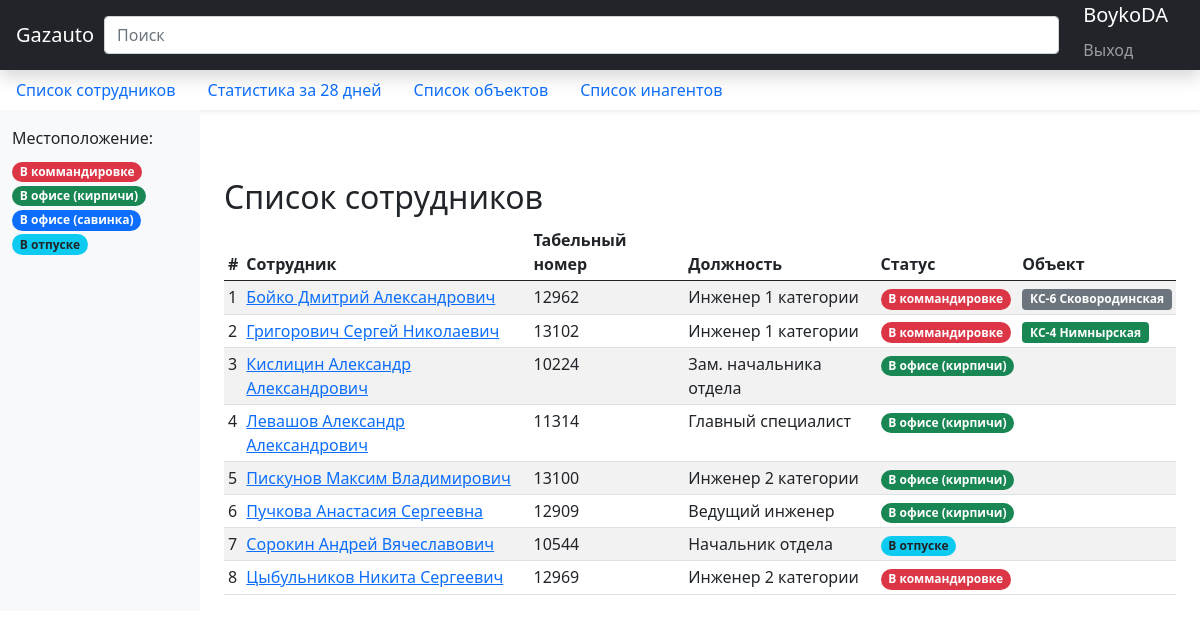
Before: /user/ (signed in) with the older database file.
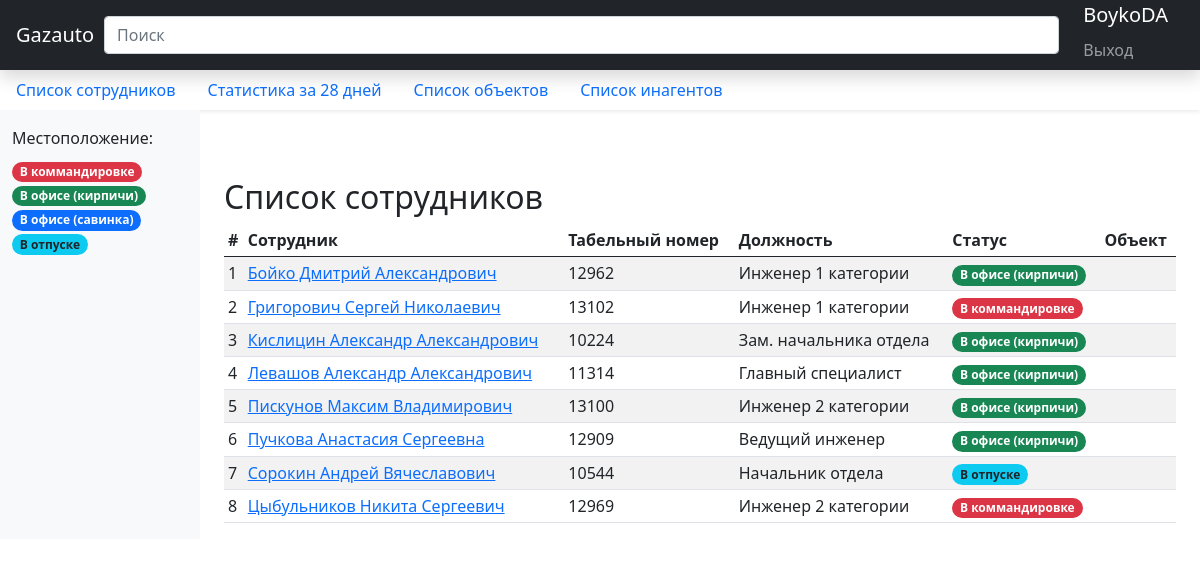
After: the same page with the newer database file.
### statistic_app/models.py (models this page shows, shortened)
class UserLocation(models.Model):
    BOOTSTRAP4_STYLE = [
        ('badge rounded-pill bg-primary', 'синий'),
        ('badge rounded-pill bg-secondary', 'серый'),
        ('badge rounded-pill bg-success', 'зеленый'),
        ('badge rounded-pill bg-info text-dark', 'голубой'),
        ('badge rounded-pill bg-warning text-dark', 'желтый'),
        ('badge rounded-pill bg-danger', 'красный'),
        ('badge rounded-pill bg-light text-dark', 'светлый'),
        ('badge rounded-pill bg-dark', 'темный')
    ]
    location = models.CharField("Местоположение пользователя", max_length=200, unique=True)
    loc_description = models.TextField("Описание местоположение", blank=True, null=True)
    loc_class = models.CharField("Класс bootstrap", max_length=200, choices=BOOTSTRAP4_STYLE,
                                 default='badge badge-pill bg-dark')
    class Meta:
        verbose_name = "Местоположение"
        verbose_name_plural = "Местоположения"

class Profile(models.Model):
    user = models.OneToOneField(User, on_delete=models.SET_NULL, null=True, verbose_name="Пользователь")
    father_name = models.CharField("Отчество", max_length=200, blank=True, null=True)
    tabel_num = models.IntegerField(verbose_name="Табельный номер", default=0)
    position = models.CharField("Должность", max_length=200)
    user_location = models.ForeignKey(UserLocation, verbose_name="Местоположение пользователя",
                                      on_delete=models.SET_NULL, null=True)
    url = models.SlugField(max_length=255, unique=True, db_index=True, verbose_name="URL", default=None, null=True,
                           blank=True)
    phone_number = models.CharField(verbose_name="Телефон(ы)", max_length=200, blank=True, null=True)
    project = models.ForeignKey(Project, verbose_name="Проект",
                                on_delete=models.SET_NULL, blank=True, null=True, related_name='project')
    description = models.TextField("Описание события", null=True, blank=True)
    pub_date = models.DateField('Время события', default=datetime.date.today, blank=False, null=False)
    def get_full_name(self):
        return f"{self.user.last_name} {self.user.first_name} {self.father_name}"
    def get_absolute_url(self):
        return reverse('user_detail', kwargs={'slug': self.url})
    class Meta:
        verbose_name = "Сотрудник"
        verbose_name_plural = "Сотрудники"

class Project(models.Model):
    STATUS_PROJECT = [
        ('Не начат', 'Не начат'),
        ('Подготовка', 'Подготовка'),
        ('В работе', 'В работе'),
        ('Сдан', 'Сдан'),
        ('Тех. обслуживание', 'Тех. обслуживание'),
    ]
    STATUS_STYLE_PROJECT = {
        'Не начат': 'badge bg-danger',
        'Подготовка': 'badge bg-secondary',
        'В работе': 'badge bg-primary',
        'Сдан': 'badge bg-success',
        'Тех. обслуживание': 'badge bg-warning text-dark',
    }
    name = models.CharField("Название", max_length=200, blank=False, null=False, unique=True)
    status = models.CharField("Статус проекта", max_length=200, choices=STATUS_PROJECT,
                              default='Не начат')
    description = models.TextField("Описание события", null=True, blank=True)
    tasks = models.TextField("Задачи", max_length=2000, blank=True, null=True)
    url = models.SlugField(max_length=255, unique=True, db_index=True, verbose_name="URL", default=None, null=True,
                           blank=True)
    class Meta:
        ordering = ['-name']
    def status_style(self):
        return self.STATUS_STYLE_PROJECT[self.status]
    def get_absolute_url(self):
        return reverse('project_detail', kwargs={'slug': self.url})
    class Meta:
        verbose_name = "Проект"
        verbose_name_plural = "Проекты"

### statistic_app/views.py (the view, shortened to what this page needs)
# urls.py: path('user/', UsersView.as_view(), name='user_list'),
class UsersView(LoginRequiredMixin, View):
    login_url = '/accounts/login'
    model = Profile
    template_name = "user/users_list.html"
    paginate_by = 60
    search_quary = ''
    def get(self, request):
        contex = self.get_context_data()
        return render(request, self.template_name, contex)
    def get_queryset(self):
        if self.search_quary:
            queryset = Profile.objects.filter(Q(user__last_name__icontains=self.search_quary) |
                                              Q(user__first_name__icontains=self.search_quary) |
                                              Q(father_name__icontains=self.search_quary) | Q(
                position__icontains=self.search_quary))
        else:
            queryset = Profile.objects.all()
        ordering = sorted(queryset, key=operator.attrgetter('user.username'))
        return ordering
    def get_context_data(self):
        context = {}
        context['profile_list'] = self.get_queryset()
        context['location'] = UserLocation.objects.all()
        context['search_line'] = True
        return context

### templates/user/users_list.html (shortened to what this page needs)
{% extends 'index.html' %}
{% block filter %}
<label class="form-label">Местоположение:</label>
{% for loc in location %}
<div class="">
    <span class="{{ loc.loc_class }}">{{ loc.location }}</span>
</div>
{% endfor %}
{% endblock %}
    {% block contents %}
    <h2>Список сотрудников</h2>
    <div class="table-responsive">
        <table class="table table-striped table-sm">
            <thead>
            <tr>
                <th>#</th>
                <th>Сотрудник</th>
                <th>Табельный номер</th>
                <th>Должность</th>
                <th>Статус</th>
                <th>Объект</th>
            </tr>
            </thead>
            <tbody>
            {% for user in profile_list %}
            <tr>
                <td>{{ forloop.counter }}</td>
                <td><a {% if user.url %} href="{{ user.get_absolute_url }}" {% endif %}>{{user.get_full_name }}</a></td>
                <td>{{ user.tabel_num }}</td>
                <td>{{ user.position }}</td>
                <td><span class="{{ user.user_location.loc_class }}">{{ user.user_location.location }}</span></td>
                <td><a href="{{ user.project.get_absolute_url }}"><span class="{{ user.project.status_style }}" title="{{ user.project.status }}">{{ user.project.name }}</span></a></td>
            </tr>
            {% endfor %}
            </tbody>
        </table>
    </div>
    {% endblock %}

### templates/index.html (shortened to what this page needs)
{% load static %}
<!doctype  html>
<html lang="ru">
<head>
    <link href="{% static 'css/bootstrap.min.css' %}" rel="stylesheet">
</head>
<body>
<header class="navbar navbar-dark sticky-top bg-dark flex-md-nowrap p-0 shadow">
    <a class="navbar-brand col-md-2 col-lg-1 me-1 px-3" href="{% url 'user_list' %}">Gazauto</a>
    {% if search_line %}
    <form action="" method="post" class="w-100 me-2">
        <input class="form-control form-control-dark w-100 me-2" type="search" placeholder="Поиск" aria-label="Поиск"
           name="search_line">
    </form>
    {% endif %}
    <ul class="navbar-nav px-3">
        {% if user.is_authenticated %}
        <li class="nav-item text-nowrap">
            <a class="navbar-brand">{{user.username}}</a>
            <a class="nav-link" href="{% url 'logout' %}">Выход</a>
        </li>
        {% else %}
        <li class="nav-item text-nowrap">
            <a class="nav-link" href="{% url 'login' %}">Вход</a>
        </li>
        {% endif %}
    </ul>
</header>
{% block navigation %}
<div class="nav-scroller bg-body shadow-sm">
  <nav class="nav nav-underline" aria-label="Secondary navigation">
      <a class="nav-link " aria-current="page" href="{% url 'user_list' %}">Список сотрудников</a>
      <a class="nav-link" href="{% url 'statistics' %}">Статистика за 28 дней</a>
      <a class="nav-link" href="{% url 'project_list' %}">Список объектов</a>
      <a class="nav-link" href="{% url 'agent_list' %}">Список инагентов</a>
  </nav>
</div>
{% endblock %}
<div class="container-fluid">
    <div class="row">
        <nav id="sidebarMenu" class="col-md-3 col-lg-2 d-md-block bg-light sidebar collapse">
            <div class="position-sticky pt-3">
                <ul class="nav flex-column">
                    <li class="nav-item">
                        {% block filter %}
                        {% endblock %}
                    </li>
                </ul>
            </div>
        </nav>
        <main class="col-md-4 ms-sm-auto col-lg-10 px-md-4">
            <canvas class="my-4 w-100 chartjs-render-monitor" id="myChart" width="913" height="585"
                    style="display: block; height: 20px; width: 609px;"></canvas>
            {% block contents %}{% endblock %}
        </main>
    </div>
</div>
</body>

Changed rows visible on the page:
changed Profile "Бойко Дмитрий Александрович": user_location_id 1 → 2 (drawn); user_location.location "В коммандировке" → "В офисе (кирпичи)"; project_id 2 → empty (drawn); project.name "КС-6 Сковородинская" → (not shown)
changed Profile "Григорович Сергей Николаевич": project_id 1 → empty (drawn); project.name "КС-4 Нимнырская" → (not shown)
